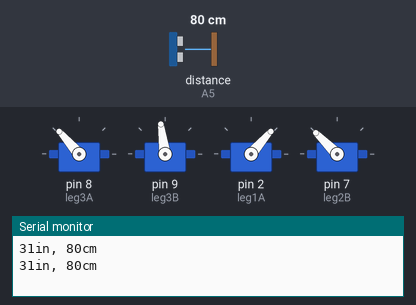
Bench run of a sketch on a simulated Arduino Uno, built with avr-gcc and run on an emulated ATmega328P. On the bench: 4 × servo, the last lines printed to the serial monitor. Wiring (inferred from the names in the program): ultrasonic range finder: trigger A4; echo A5. The test bench sets the inputs (shaded band); at power-on: distance to the obstacle (sensor on A5) 80 cm. The echo pulse lasts 58.3 µs per cm.

Above: at 4.7 s.
4.8 s: distance to the obstacle (sensor on A5) set to 23 cm
At 5.55 s:
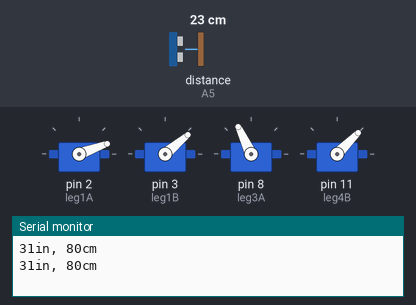
11.1 s: distance to the obstacle (sensor on A5) set to 18 cm
At 13.95 s:
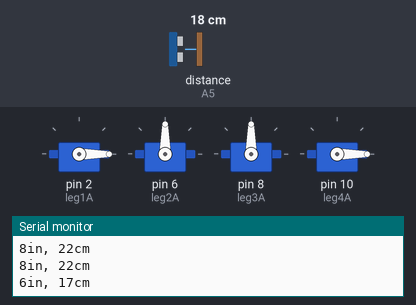
14.8 s: distance to the obstacle (sensor on A5) set to 120 cm
At 15.25 s:
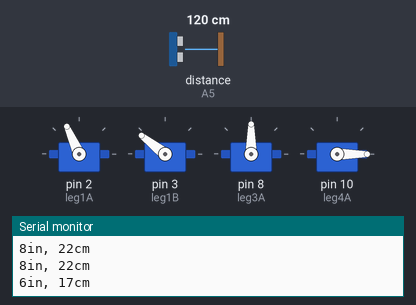
At 19.05 s:
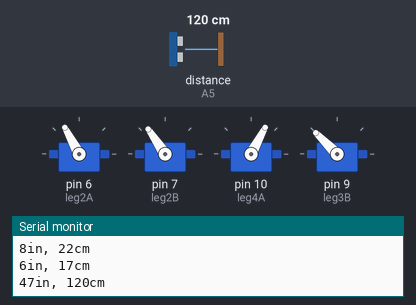
19.8 s: distance to the obstacle (sensor on A5) set to 250 cm
26.1 s: distance to the obstacle (sensor on A5) set to 35 cm
32.4 s: distance to the obstacle (sensor on A5) set to 299 cm
Timing chart, 0 to 57.7 s (numbered marks = the images above; inputs shaded):
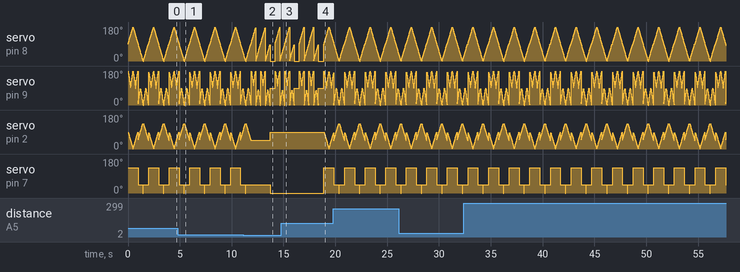

The sketch:

Hermes_Mk__IV.ino
```cpp
#include <Servo.h>

const int trigPin = A4;
const int echoPin = A5;
const int leg1A = 2;
const int leg1B = 3;
const int leg2A = 6;
const int leg2B = 7;
const int leg3A = 8;
const int leg3B = 9;
const int leg4A = 10;
const int leg4B = 11;
Servo a;
Servo b;
Servo c;
Servo d;
long duration, inches, cm;
void setup(){
  // initialize serial communication:
  Serial.begin(9600);
}
void loop(){
  forward();
  delay(10);
  scan();
  delay(10);
  if(cm < 20){
    for(int a = 0; cm < 20; a ++){
      right();
      right();
      right();
      scan();
      delay(50);
    }
  }
}

void scan(){

  // establish variables for duration of the ping,
  // and the distance result in inches and centimeters:

  // The sensor is triggered by a HIGH pulse of 10 or more microseconds.
  // Give a short LOW pulse beforehand to ensure a clean HIGH pulse:
  pinMode(trigPin, OUTPUT);
  digitalWrite(trigPin, LOW);
  delayMicroseconds(leg1A);
  digitalWrite(trigPin, HIGH);
  delayMicroseconds(10);
  digitalWrite(trigPin, LOW);

  // Read the signal from the sensor: a HIGH pulse whose
  // duration is the time (in microseconds) from the sending
  // of the ping to the reception of its echo off of an object.
  pinMode(echoPin, INPUT);
  duration = pulseIn(echoPin, HIGH);

  // convert the time into a distance
  inches = microsecondsToInches(duration);
  cm = microsecondsToCentimeters(duration);

  Serial.print(inches);
  Serial.print("in, ");
  Serial.print(cm);
  Serial.print("cm");
  Serial.println();
}

void forward(){
  a.attach(leg2A);
  b.attach(leg2B);
  c.attach(leg4A);
  d.attach(leg3B);
  for(int x = 0; x < 90; x ++){
    a.write(90 + x);
    b.write(90 + abs(2*x - 90));
    c.write(90 - x);
    d.write(135);
    delay(5);
  }
  a.detach();
  b.detach();
  c.detach();
  d.detach();
  a.attach(leg3A);
  b.attach(leg3B);
  c.attach(leg1A);
  d.attach(leg2B);
  for(int x = 0; x < 90; x ++){
    a.write(180 - x);
    b.write(90 + abs(2*x - 90));
    c.write(x);
    d.write(135);
    delay(5);
  }
  a.detach();
  b.detach();
  c.detach();
  d.detach();
  a.attach(leg1A);
  b.attach(leg1B);
  c.attach(leg3A);
  d.attach(leg4B);
  for(int x = 0; x < 90; x ++){
    a.write(90 - x);
    b.write(90 - abs(2*x - 90));
    c.write(45 + x);
    d.write(45);
    delay(5);
  }
  for(int y = 0; y < 10; y ++){
    d.write(0);
    delay(5);
  }
  a.detach();
  b.detach();
  c.detach();
  d.detach();
  a.attach(leg4A);
  b.attach(leg4B);
  c.attach(leg2A);
  d.attach(leg1B);
  for(int x = 0; x < 90; x ++){
    a.write(x);
    b.write(90 - abs(2*x - 90));
    c.write(135 - x);
    d.write(45);
    delay(5);
  }
  a.detach();
  b.detach();
  c.detach();
  d.detach();
}

void right(){
  a.attach(leg2A);
  b.attach(leg2B);
  for(int x = 0; x < 90; x ++){
    a.write(90 + x);
    b.write(100 + abs(90 - 2*x));
    delay(5);
  }
  a.detach();
  b.detach();
  a.attach(leg1A);
  b.attach(leg1B);
  for(int x = 0; x < 90; x ++){
    a.write(x);
    b.write(80 - abs(90 - 2*x));
    delay(5);
  }
  a.detach();
  b.detach();
  a.attach(leg3A);
  b.attach(leg3B);
  for(int x = 0; x < 90; x ++){
    a.write(90 + x);
    b.write(100 + abs(90 - 2*x));
    delay(5);
  }
  a.detach();
  b.detach();
  a.attach(leg4A);
  b.attach(leg4B);
  for(int x = 0; x < 90; x ++){
    a.write(x);
    b.write(80 - abs(90 - 2*x));
    delay(5);
  }
  a.detach();
  b.detach();
  a.attach(leg1A);
  b.attach(leg2A);
  c.attach(leg3A);
  d.attach(leg4A);
  for(int y = 0; y < 90; y ++){
    a.write(0);
    b.write(90);
    c.write(90);
    d.write(0);
    delay(5);
  }
  a.detach();
  b.detach();
  c.detach();
  d.detach();
}

void left(){
  a.attach(leg1A);
  b.attach(leg1B);
  for(int x = 0; x < 90; x ++){
    a.write(90 - x);
    b.write(80 - abs(90 - 2*x));
    delay(5);
  }
  a.detach();
  b.detach();
  a.attach(leg2A);
  b.attach(leg2B);
  for(int x = 0; x < 90; x ++){
    a.write(180 - x);
    b.write(100 + abs(90 - 2*x));
    delay(5);
  }
  a.detach();
  b.detach();
  a.attach(leg4A);
  b.attach(leg4B);
  for(int x = 0; x < 90; x ++){
    a.write(90 - x);
    b.write(80 - abs(90 - 2*x));
    delay(5);
  }
  a.detach();
  b.detach();
  a.attach(leg3A);
  b.attach(leg3B);
  for(int x = 0; x < 90; x ++){
    a.write(180 - x);
    b.write(100 + abs(90 - 2*x));
    delay(5);
  }
  a.detach();
  b.detach();
  a.attach(leg1A);
  b.attach(leg2A);
  c.attach(leg3A);
  d.attach(leg4A);
  for(int y = 0; y < 90; y ++){
    a.write(90);
    b.write(180);
    c.write(180);
    d.write(90);
    delay(5);
  }
  a.detach();
  b.detach();
  c.detach();
  d.detach();
}

long microsecondsToInches(long microseconds)
{
  // According to Parallax's datasheet for the PING))), there are
  // 73.746 microseconds per inch (i.e. sound travels at 1130 feet per
  // second).  This gives the distance travelled by the ping, outbound
  // and return, so we divide by 2 to get the distance of the obstacle.
  // See: http://www.parallax.com/dl/docs/prod/acc/28015-PING-v1.3.pdf
  return microseconds / 74 / 2;
}

long microsecondsToCentimeters(long microseconds)
{
  // The speed of sound is 340 m/s or 29 microseconds per centimeter.
  // The ping travels out and back, so to find the distance of the
  // object we take half of the distance travelled.
  return microseconds / 29 / 2;
}
```

Measured:
- the behaviour switches between 21 and 20 cm on distance to the obstacle (sensor on A5) (found by bisection; images 1 and 2)
- after the input at 14.8 s, servo on pin 7 (leg2B): 0° → 135° after 4.1 s
- by itself, servo on pin 9 (leg3B): moves between 0° and 178°, repeating every 2.0 s
- by itself, servo on pin 7 (leg2B): repeats every 2.0 s: 0° 0.05 s, 45° 0.51 s, 135° 0.95 s, 45° 0.46 s
